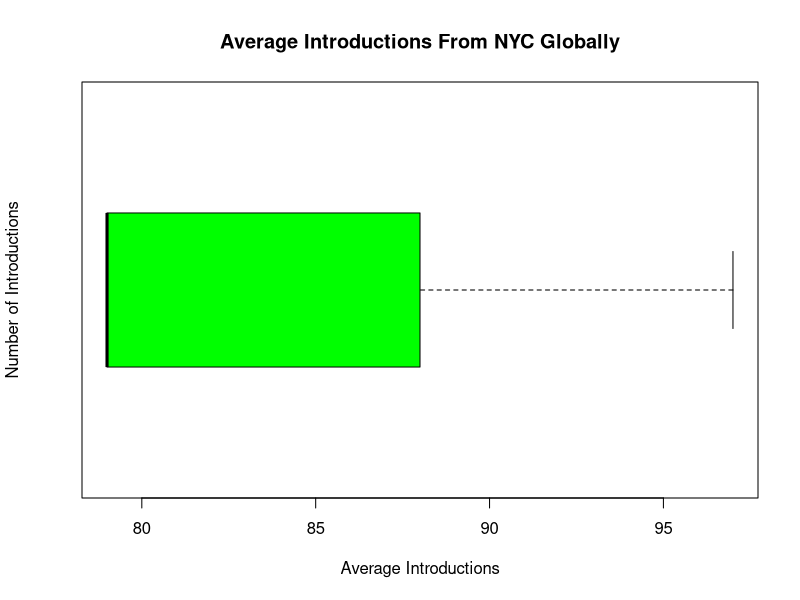
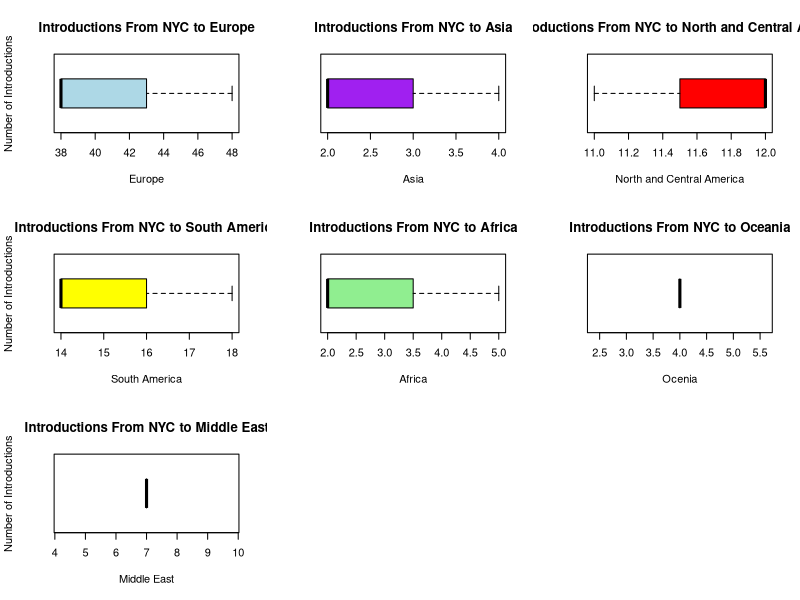
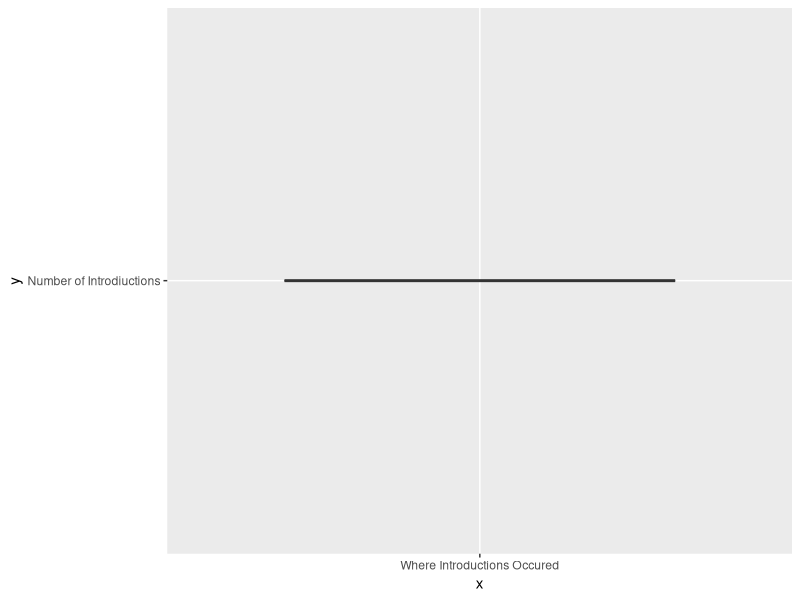
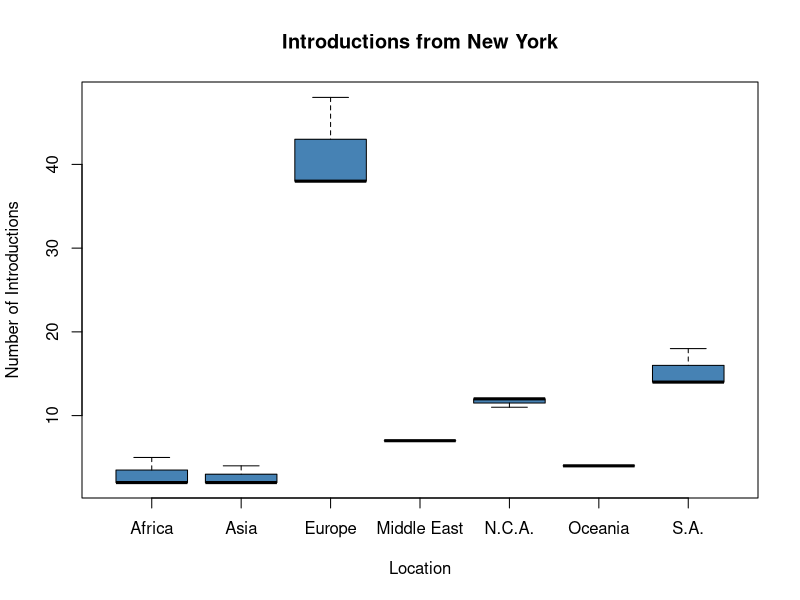
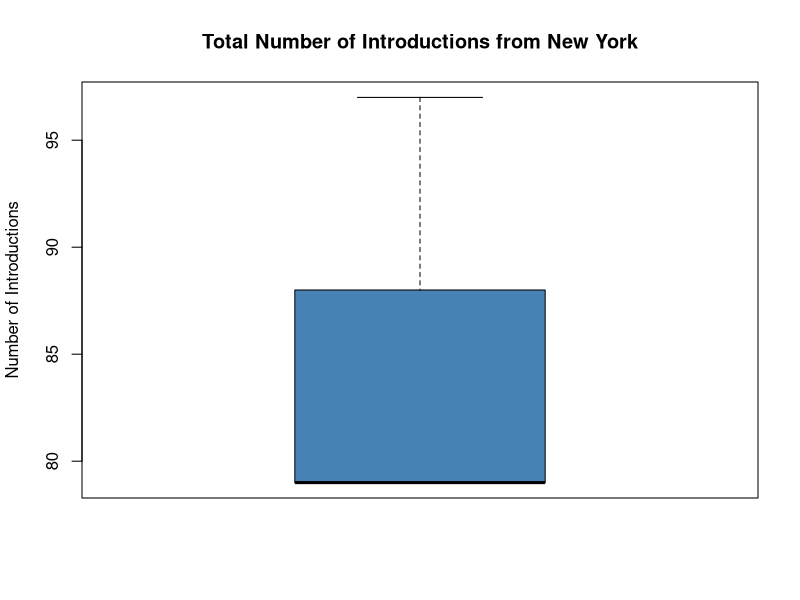

Generate these figures, in order, with R:
# Make the dataframe with the results and the make boxplots

# data 
data <- data.frame("Total" = c(79,79,97), "EU" = c(38,38,48), "Asia" = c(2,2,4), "NCA" = c(12,12,11), "Oceania" = c(4,4,4), 
                   "SA" = c(14,14,18), "Africa"=c(2,2,5), "ME"=c(7,7,7))
boxplot(data$Total, main="Average Introductions From NYC Globally", ylab="Number of Introductions", xlab="Average Introductions", col="green", horizontal = TRUE)

par(mfrow=c(3,3))
boxplot(data$EU, main="Introductions From NYC to Europe", ylab="Number of Introductions", xlab="Europe", col="light blue", horizontal = TRUE)
boxplot(data$Asia, main="Introductions From NYC to Asia", xlab="Asia", col="purple", horizontal = TRUE)
boxplot(data$NCA, main="Introductions From NYC to North and Central America", xlab="North and Central America", col="red", horizontal = TRUE)
boxplot(data$SA, main="Introductions From NYC to South America", ylab="Number of Introductions", xlab="South America", col="yellow", horizontal = TRUE)
boxplot(data$Africa, main="Introductions From NYC to Africa", xlab="Africa", col="light green", horizontal = TRUE)
boxplot(data$Oceania, main="Introductions From NYC to Oceania", xlab="Ocenia", col="pink", horizontal = TRUE)
boxplot(data$ME, main="Introductions From NYC to Middle East", ylab="Number of Introductions", xlab="Middle East", col="white", horizontal = TRUE)

par(mfrow=c(1,1))


# make a single boxplot with all the information 
# No facet
library(ggplot2)
ggplot(data=data, aes(x='Where Introductions Occured', y='Number of Introdiuctions')) + geom_boxplot()


data <- data.frame("Total" = c(79,79,97), "EU" = c(38,38,48), "Asia" = c(2,2,4), "NCA" = c(12,12,11), "Oceania" = c(4,4,4), 
                   "SA" = c(14,14,18), "Africa"=c(2,2,5), "ME"=c(7,7,7))
test <- data.frame("Values"= c(38,38,48,2,2,4,12,12,11,4,4,4,14,14,18,2,2,5,7,7,7), "Location" = 
                     c("Europe","Europe","Europe","Asia","Asia","Asia","N.C.A.", "N.C.A.","N.C.A.",
                       "Oceania","Oceania","Oceania","S.A.","S.A.","S.A.","Africa","Africa","Africa","Middle East","Middle East","Middle East"))

boxplot(Values~Location, data=test, main="Introductions from New York", xlab="Location", ylab="Number of Introductions", col="steelblue", border="black")
boxplot(data$Total, main="Total Number of Introductions from New York", ylab="Number of Introductions", col="steelblue", border="black")
